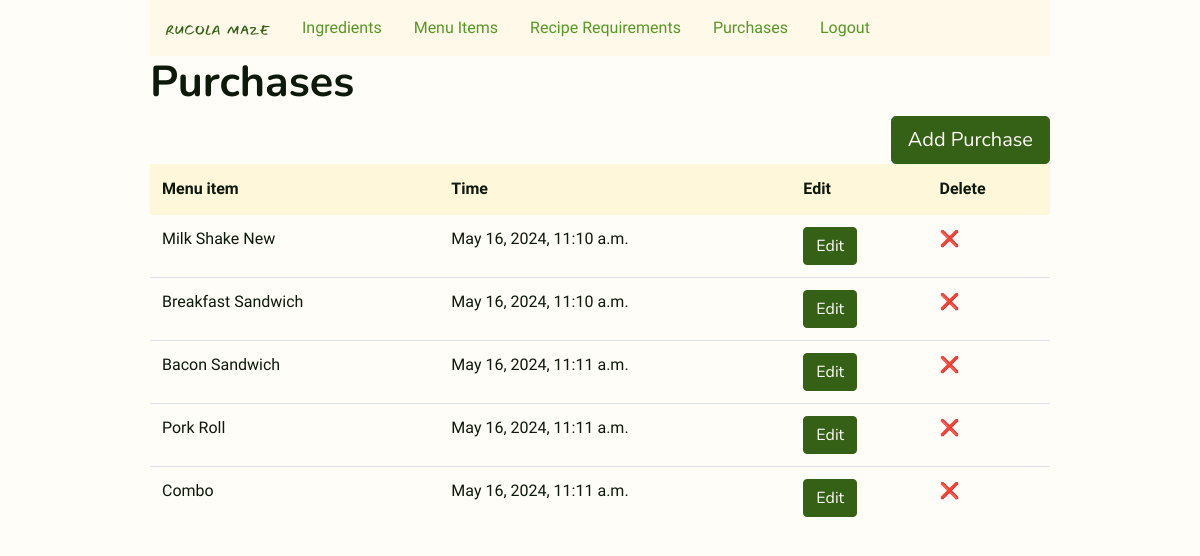
Screenshot of /purchases (signed in) with the database file from the repository.
### inventory/models.py (models this page shows, shortened)
class Purchase(models.Model):
    menu_item = models.ForeignKey(MenuItem, on_delete=models.CASCADE)
    time = models.DateTimeField(auto_now=True)

class MenuItem(models.Model):
    title = models.CharField(max_length=128, unique=True)
    price = models.DecimalField(max_digits=5, decimal_places=2, default=0.00)
    def __str__(self):
        return self.title

### inventory/views.py (the view)
class Purchases(LoginRequiredMixin, ListView):
    model = Purchase
    template_name = "inventory/purchases.html"

### inventory/templates/inventory/purchases.html (shortened to what this page needs)
{% extends 'inventory/layout.html' %}
{% block body %}
<div class="h1">
    <h1>Purchases</h1>
</div>
<div><a class="btn btn-primary btn-lg right" href="{% url 'purchase_new' %}" role="button">Add Purchase</a>
</div>
<table class="table">
    <thead class="thead-light">
        <tr>
            <th>Menu item</th>
            <th>Time</th>
            <th>Edit</th>
            <th>Delete</th>
        </tr>
    </thead>
    {% for purchase in object_list %}
    <tr>
        <td>{{ purchase.menu_item }}</td>
        <td>{{ purchase.time }}</td>
        <td><a href="{% url 'purchase_edit' purchase.id %}"><button class="btn btn-primary">Edit</button></a>
        </td>
        <td><a href="{% url 'purchase_delete' purchase.id %}">❌</td>
    </tr>
    {% endfor %}
</table>
{% endblock %}

### inventory/static/inventory/style.css (style rules this page uses)
body { font-family: PT Sans; color: #0C190B; background-color: #FFFDF8; width: 75%; margin: 0 auto; }
a { color: #559825; }
.h1 h1 { font-family: Nunito; font-weight: bold; font-size: 2.7rem; margin-top: 24; }
.btn-primary { background-color: #356116; color: #FFFDF8; font-family: Nunito; border-color: #356116 }
.right { float: right; }
.table .thead-light th { color: #0C190B; background-color: #FFF7DA; border-color: #FFF7DA; }

### rows the page displays
Purchase: menu_item "Milk Shake New", time "May 16, 2024, 11:10 a.m."
Purchase: menu_item "Breakfast Sandwich", time "May 16, 2024, 11:10 a.m."
Purchase: menu_item "Bacon Sandwich", time "May 16, 2024, 11:11 a.m."
Purchase: menu_item "Pork Roll", time "May 16, 2024, 11:11 a.m."
Purchase: menu_item "Combo", time "May 16, 2024, 11:11 a.m."
